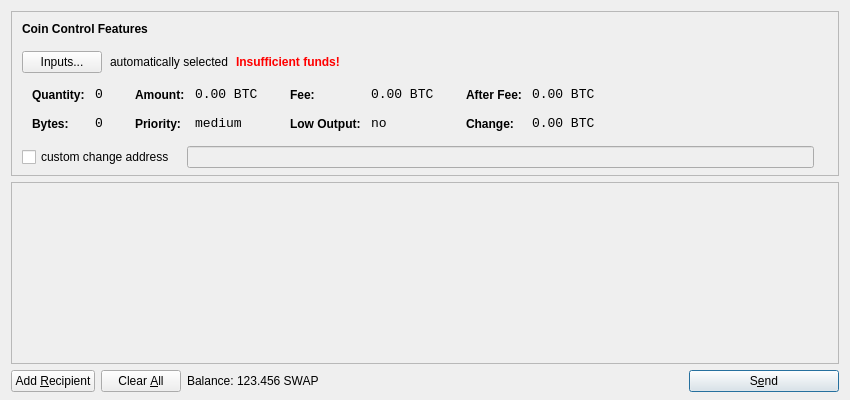
<?xml version="1.0" encoding="UTF-8"?>
<ui version="4.0">
 <class>SendCoinsDialog</class>
 <widget class="QDialog" name="SendCoinsDialog">
  <property name="geometry">
   <rect>
    <x>0</x>
    <y>0</y>
    <width>850</width>
    <height>400</height>
   </rect>
  </property>
  <property name="windowTitle">
   <string>Send Coins</string>
  </property>
  <layout class="QVBoxLayout" name="verticalLayout" stretch="0,1,0">
   <property name="bottomMargin">
    <number>8</number>
   </property>
   <item>
    <widget class="QFrame" name="frameCoinControl">
     <property name="sizePolicy">
      <sizepolicy hsizetype="Expanding" vsizetype="Expanding">
       <horstretch>0</horstretch>
       <verstretch>0</verstretch>
      </sizepolicy>
     </property>
     <property name="maximumSize">
      <size>
       <width>16777215</width>
       <height>16777215</height>
      </size>
     </property>
     <property name="frameShape">
      <enum>QFrame::StyledPanel</enum>
     </property>
     <property name="frameShadow">
      <enum>QFrame::Sunken</enum>
     </property>
     <layout class="QVBoxLayout" name="verticalLayoutCoinControl2">
      <property name="spacing">
       <number>-1</number>
      </property>
      <property name="leftMargin">
       <number>0</number>
      </property>
      <property name="topMargin">
       <number>0</number>
      </property>
      <property name="rightMargin">
       <number>0</number>
      </property>
      <property name="bottomMargin">
       <number>6</number>
      </property>
      <item>
       <layout class="QVBoxLayout" name="verticalLayoutCoinControl" stretch="0,0,0,0,1">
        <property name="spacing">
         <number>0</number>
        </property>
        <property name="leftMargin">
         <number>10</number>
        </property>
        <property name="topMargin">
         <number>10</number>
        </property>
        <item>
         <layout class="QHBoxLayout" name="horizontalLayoutCoinControl1">
          <property name="bottomMargin">
           <number>15</number>
          </property>
          <item>
           <widget class="QLabel" name="labelCoinControlFeatures">
            <property name="sizePolicy">
             <sizepolicy hsizetype="Preferred" vsizetype="Maximum">
              <horstretch>0</horstretch>
              <verstretch>0</verstretch>
             </sizepolicy>
            </property>
            <property name="font">
             <font>
              <weight>75</weight>
              <bold>true</bold>
             </font>
            </property>
            <property name="styleSheet">
             <string notr="true">font-weight:bold;</string>
            </property>
            <property name="text">
             <string>Coin Control Features</string>
            </property>
           </widget>
          </item>
         </layout>
        </item>
        <item>
         <layout class="QHBoxLayout" name="horizontalLayoutCoinControl2" stretch="0,0,0,0">
          <property name="spacing">
           <number>8</number>
          </property>
          <property name="bottomMargin">
           <number>10</number>
          </property>
          <item>
           <widget class="QPushButton" name="pushButtonCoinControl">
            <property name="styleSheet">
             <string notr="true"/>
            </property>
            <property name="text">
             <string>Inputs...</string>
            </property>
           </widget>
          </item>
          <item>
           <widget class="QLabel" name="labelCoinControlAutomaticallySelected">
            <property name="text">
             <string>automatically selected</string>
            </property>
            <property name="margin">
             <number>5</number>
            </property>
           </widget>
          </item>
          <item>
           <widget class="QLabel" name="labelCoinControlInsuffFunds">
            <property name="font">
             <font>
              <weight>75</weight>
              <bold>true</bold>
             </font>
            </property>
            <property name="styleSheet">
             <string notr="true">color:red;font-weight:bold;</string>
            </property>
            <property name="text">
             <string>Insufficient funds!</string>
            </property>
            <property name="margin">
             <number>5</number>
            </property>
           </widget>
          </item>
          <item>
           <spacer name="horizontalSpacerCoinControl">
            <property name="orientation">
             <enum>Qt::Horizontal</enum>
            </property>
            <property name="sizeHint" stdset="0">
             <size>
              <width>40</width>
              <height>1</height>
             </size>
            </property>
           </spacer>
          </item>
         </layout>
        </item>
        <item>
         <widget class="QWidget" name="widgetCoinControl" native="true">
          <property name="sizePolicy">
           <sizepolicy hsizetype="Preferred" vsizetype="Preferred">
            <horstretch>0</horstretch>
            <verstretch>0</verstretch>
           </sizepolicy>
          </property>
          <property name="minimumSize">
           <size>
            <width>0</width>
            <height>0</height>
           </size>
          </property>
          <property name="styleSheet">
           <string notr="true"/>
          </property>
          <layout class="QHBoxLayout" name="horizontalLayoutCoinControl5">
           <property name="margin">
            <number>0</number>
           </property>
           <item>
            <layout class="QHBoxLayout" name="horizontalLayoutCoinControl3" stretch="0,0,0,1">
             <property name="spacing">
              <number>20</number>
             </property>
             <property name="topMargin">
              <number>0</number>
             </property>
             <property name="bottomMargin">
              <number>10</number>
             </property>
             <item>
              <layout class="QFormLayout" name="formLayoutCoinControl1">
               <property name="horizontalSpacing">
                <number>10</number>
               </property>
               <property name="verticalSpacing">
                <number>14</number>
               </property>
               <property name="leftMargin">
                <number>10</number>
               </property>
               <property name="topMargin">
                <number>4</number>
               </property>
               <property name="rightMargin">
                <number>6</number>
               </property>
               <item row="0" column="0">
                <widget class="QLabel" name="labelCoinControlQuantityText">
                 <property name="styleSheet">
                  <string notr="true">font-weight:bold;</string>
                 </property>
                 <property name="text">
                  <string>Quantity:</string>
                 </property>
                 <property name="margin">
                  <number>0</number>
                 </property>
                </widget>
               </item>
               <item row="0" column="1">
                <widget class="QLabel" name="labelCoinControlQuantity">
                 <property name="font">
                  <font>
                   <family>Monospace</family>
                   <pointsize>10</pointsize>
                  </font>
                 </property>
                 <property name="cursor">
                  <cursorShape>IBeamCursor</cursorShape>
                 </property>
                 <property name="contextMenuPolicy">
                  <enum>Qt::ActionsContextMenu</enum>
                 </property>
                 <property name="text">
                  <string notr="true">0</string>
                 </property>
                 <property name="margin">
                  <number>0</number>
                 </property>
                 <property name="textInteractionFlags">
                  <set>Qt::LinksAccessibleByMouse|Qt::TextSelectableByKeyboard|Qt::TextSelectableByMouse</set>
                 </property>
                </widget>
               </item>
               <item row="1" column="0">
                <widget class="QLabel" name="labelCoinControlBytesText">
                 <property name="styleSheet">
                  <string notr="true">font-weight:bold;</string>
                 </property>
                 <property name="text">
                  <string>Bytes:</string>
                 </property>
                </widget>
               </item>
               <item row="1" column="1">
                <widget class="QLabel" name="labelCoinControlBytes">
                 <property name="font">
                  <font>
                   <family>Monospace</family>
                   <pointsize>10</pointsize>
                  </font>
                 </property>
                 <property name="cursor">
                  <cursorShape>IBeamCursor</cursorShape>
                 </property>
                 <property name="contextMenuPolicy">
                  <enum>Qt::ActionsContextMenu</enum>
                 </property>
                 <property name="text">
                  <string notr="true">0</string>
                 </property>
                 <property name="textInteractionFlags">
                  <set>Qt::LinksAccessibleByMouse|Qt::TextSelectableByKeyboard|Qt::TextSelectableByMouse</set>
                 </property>
                </widget>
               </item>
              </layout>
             </item>
             <item>
              <layout class="QFormLayout" name="formLayoutCoinControl2">
               <property name="horizontalSpacing">
                <number>10</number>
               </property>
               <property name="verticalSpacing">
                <number>14</number>
               </property>
               <property name="leftMargin">
                <number>6</number>
               </property>
               <property name="topMargin">
                <number>4</number>
               </property>
               <property name="rightMargin">
                <number>6</number>
               </property>
               <item row="0" column="0">
                <widget class="QLabel" name="labelCoinControlAmountText">
                 <property name="styleSheet">
                  <string notr="true">font-weight:bold;</string>
                 </property>
                 <property name="text">
                  <string>Amount:</string>
                 </property>
                 <property name="margin">
                  <number>0</number>
                 </property>
                </widget>
               </item>
               <item row="0" column="1">
                <widget class="QLabel" name="labelCoinControlAmount">
                 <property name="font">
                  <font>
                   <family>Monospace</family>
                   <pointsize>10</pointsize>
                  </font>
                 </property>
                 <property name="cursor">
                  <cursorShape>IBeamCursor</cursorShape>
                 </property>
                 <property name="contextMenuPolicy">
                  <enum>Qt::ActionsContextMenu</enum>
                 </property>
                 <property name="text">
                  <string notr="true">0.00 BTC</string>
                 </property>
                 <property name="textInteractionFlags">
                  <set>Qt::LinksAccessibleByMouse|Qt::TextSelectableByKeyboard|Qt::TextSelectableByMouse</set>
                 </property>
                </widget>
               </item>
               <item row="1" column="0">
                <widget class="QLabel" name="labelCoinControlPriorityText">
                 <property name="styleSheet">
                  <string notr="true">font-weight:bold;</string>
                 </property>
                 <property name="text">
                  <string>Priority:</string>
                 </property>
                </widget>
               </item>
               <item row="1" column="1">
                <widget class="QLabel" name="labelCoinControlPriority">
                 <property name="font">
                  <font>
                   <family>Monospace</family>
                   <pointsize>10</pointsize>
                  </font>
                 </property>
                 <property name="cursor">
                  <cursorShape>IBeamCursor</cursorShape>
                 </property>
                 <property name="contextMenuPolicy">
                  <enum>Qt::ActionsContextMenu</enum>
                 </property>
                 <property name="text">
                  <string>medium</string>
                 </property>
                 <property name="textInteractionFlags">
                  <set>Qt::LinksAccessibleByMouse|Qt::TextSelectableByKeyboard|Qt::TextSelectableByMouse</set>
                 </property>
                </widget>
               </item>
              </layout>
             </item>
             <item>
              <layout class="QFormLayout" name="formLayoutCoinControl3">
               <property name="horizontalSpacing">
                <number>10</number>
               </property>
               <property name="verticalSpacing">
                <number>14</number>
               </property>
               <property name="leftMargin">
                <number>6</number>
               </property>
               <property name="topMargin">
                <number>4</number>
               </property>
               <property name="rightMargin">
                <number>6</number>
               </property>
               <item row="0" column="0">
                <widget class="QLabel" name="labelCoinControlFeeText">
                 <property name="styleSheet">
                  <string notr="true">font-weight:bold;</string>
                 </property>
                 <property name="text">
                  <string>Fee:</string>
                 </property>
                 <property name="margin">
                  <number>0</number>
                 </property>
                </widget>
               </item>
               <item row="0" column="1">
                <widget class="QLabel" name="labelCoinControlFee">
                 <property name="font">
                  <font>
                   <family>Monospace</family>
                   <pointsize>10</pointsize>
                  </font>
                 </property>
                 <property name="cursor">
                  <cursorShape>IBeamCursor</cursorShape>
                 </property>
                 <property name="contextMenuPolicy">
                  <enum>Qt::ActionsContextMenu</enum>
                 </property>
                 <property name="text">
                  <string notr="true">0.00 BTC</string>
                 </property>
                 <property name="textInteractionFlags">
                  <set>Qt::LinksAccessibleByMouse|Qt::TextSelectableByKeyboard|Qt::TextSelectableByMouse</set>
                 </property>
                </widget>
               </item>
               <item row="1" column="0">
                <widget class="QLabel" name="labelCoinControlLowOutputText">
                 <property name="styleSheet">
                  <string notr="true">font-weight:bold;</string>
                 </property>
                 <property name="text">
                  <string>Low Output:</string>
                 </property>
                </widget>
               </item>
               <item row="1" column="1">
                <widget class="QLabel" name="labelCoinControlLowOutput">
                 <property name="font">
                  <font>
                   <family>Monospace</family>
                   <pointsize>10</pointsize>
                  </font>
                 </property>
                 <property name="cursor">
                  <cursorShape>IBeamCursor</cursorShape>
                 </property>
                 <property name="contextMenuPolicy">
                  <enum>Qt::ActionsContextMenu</enum>
                 </property>
                 <property name="text">
                  <string>no</string>
                 </property>
                 <property name="textInteractionFlags">
                  <set>Qt::LinksAccessibleByMouse|Qt::TextSelectableByKeyboard|Qt::TextSelectableByMouse</set>
                 </property>
                </widget>
               </item>
              </layout>
             </item>
             <item>
              <layout class="QFormLayout" name="formLayoutCoinControl4">
               <property name="horizontalSpacing">
                <number>10</number>
               </property>
               <property name="verticalSpacing">
                <number>14</number>
               </property>
               <property name="leftMargin">
                <number>6</number>
               </property>
               <property name="topMargin">
                <number>4</number>
               </property>
               <property name="rightMargin">
                <number>6</number>
               </property>
               <item row="0" column="0">
                <widget class="QLabel" name="labelCoinControlAfterFeeText">
                 <property name="styleSheet">
                  <string notr="true">font-weight:bold;</string>
                 </property>
                 <property name="text">
                  <string>After Fee:</string>
                 </property>
                 <property name="margin">
                  <number>0</number>
                 </property>
                </widget>
               </item>
               <item row="0" column="1">
                <widget class="QLabel" name="labelCoinControlAfterFee">
                 <property name="font">
                  <font>
                   <family>Monospace</family>
                   <pointsize>10</pointsize>
                  </font>
                 </property>
                 <property name="cursor">
                  <cursorShape>IBeamCursor</cursorShape>
                 </property>
                 <property name="contextMenuPolicy">
                  <enum>Qt::ActionsContextMenu</enum>
                 </property>
                 <property name="text">
                  <string notr="true">0.00 BTC</string>
                 </property>
                 <property name="textInteractionFlags">
                  <set>Qt::LinksAccessibleByMouse|Qt::TextSelectableByKeyboard|Qt::TextSelectableByMouse</set>
                 </property>
                </widget>
               </item>
               <item row="1" column="0">
                <widget class="QLabel" name="labelCoinControlChangeText">
                 <property name="styleSheet">
                  <string notr="true">font-weight:bold;</string>
                 </property>
                 <property name="text">
                  <string>Change:</string>
                 </property>
                </widget>
               </item>
               <item row="1" column="1">
                <widget class="QLabel" name="labelCoinControlChange">
                 <property name="font">
                  <font>
                   <family>Monospace</family>
                   <pointsize>10</pointsize>
                  </font>
                 </property>
                 <property name="cursor">
                  <cursorShape>IBeamCursor</cursorShape>
                 </property>
                 <property name="contextMenuPolicy">
                  <enum>Qt::ActionsContextMenu</enum>
                 </property>
                 <property name="text">
                  <string notr="true">0.00 BTC</string>
                 </property>
                 <property name="textInteractionFlags">
                  <set>Qt::LinksAccessibleByMouse|Qt::TextSelectableByKeyboard|Qt::TextSelectableByMouse</set>
                 </property>
                </widget>
               </item>
              </layout>
             </item>
            </layout>
           </item>
          </layout>
         </widget>
        </item>
        <item>
         <layout class="QHBoxLayout" name="horizontalLayoutCoinControl4" stretch="0,0,0">
          <property name="spacing">
           <number>12</number>
          </property>
          <property name="sizeConstraint">
           <enum>QLayout::SetDefaultConstraint</enum>
          </property>
          <property name="topMargin">
           <number>5</number>
          </property>
          <property name="rightMargin">
           <number>5</number>
          </property>
          <item>
           <widget class="QCheckBox" name="checkBoxCoinControlChange">
            <property name="text">
             <string>custom change address</string>
            </property>
           </widget>
          </item>
          <item>
           <widget class="QLineEdit" name="lineEditCoinControlChange">
            <property name="enabled">
             <bool>false</bool>
            </property>
            <property name="sizePolicy">
             <sizepolicy hsizetype="Expanding" vsizetype="Fixed">
              <horstretch>0</horstretch>
              <verstretch>0</verstretch>
             </sizepolicy>
            </property>
           </widget>
          </item>
          <item>
           <widget class="QLabel" name="labelCoinControlChangeLabel">
            <property name="sizePolicy">
             <sizepolicy hsizetype="Preferred" vsizetype="Expanding">
              <horstretch>0</horstretch>
              <verstretch>0</verstretch>
             </sizepolicy>
            </property>
            <property name="minimumSize">
             <size>
              <width>0</width>
              <height>0</height>
             </size>
            </property>
            <property name="text">
             <string/>
            </property>
            <property name="margin">
             <number>3</number>
            </property>
           </widget>
          </item>
         </layout>
        </item>
        <item>
         <spacer name="verticalSpacerCoinControl">
          <property name="orientation">
           <enum>Qt::Vertical</enum>
          </property>
          <property name="sizeHint" stdset="0">
           <size>
            <width>800</width>
            <height>1</height>
           </size>
          </property>
         </spacer>
        </item>
       </layout>
      </item>
     </layout>
    </widget>
   </item>
   <item>
    <widget class="QScrollArea" name="scrollArea">
     <property name="widgetResizable">
      <bool>true</bool>
     </property>
     <widget class="QWidget" name="scrollAreaWidgetContents">
      <property name="geometry">
       <rect>
        <x>0</x>
        <y>0</y>
        <width>830</width>
        <height>165</height>
       </rect>
      </property>
      <layout class="QVBoxLayout" name="verticalLayout_2">
       <property name="margin">
        <number>0</number>
       </property>
       <item>
        <layout class="QVBoxLayout" name="entries">
         <property name="spacing">
          <number>6</number>
         </property>
        </layout>
       </item>
       <item>
        <spacer name="verticalSpacer">
         <property name="orientation">
          <enum>Qt::Vertical</enum>
         </property>
         <property name="sizeHint" stdset="0">
          <size>
           <width>20</width>
           <height>40</height>
          </size>
         </property>
        </spacer>
       </item>
      </layout>
     </widget>
    </widget>
   </item>
   <item>
    <layout class="QHBoxLayout" name="horizontalLayout">
     <item>
      <widget class="QPushButton" name="addButton">
       <property name="toolTip">
        <string>Send to multiple recipients at once</string>
       </property>
       <property name="text">
        <string>Add &amp;Recipient</string>
       </property>
       <property name="icon">
        <iconset resource="../bitcoin.qrc">
         <normaloff>:/icons/add</normaloff>:/icons/add</iconset>
       </property>
       <property name="autoDefault">
        <bool>false</bool>
       </property>
      </widget>
     </item>
     <item>
      <widget class="QPushButton" name="clearButton">
       <property name="sizePolicy">
        <sizepolicy hsizetype="Minimum" vsizetype="Fixed">
         <horstretch>0</horstretch>
         <verstretch>0</verstretch>
        </sizepolicy>
       </property>
       <property name="toolTip">
        <string>Remove all transaction fields</string>
       </property>
       <property name="text">
        <string>Clear &amp;All</string>
       </property>
       <property name="icon">
        <iconset resource="../bitcoin.qrc">
         <normaloff>:/icons/remove</normaloff>:/icons/remove</iconset>
       </property>
       <property name="autoRepeatDelay">
        <number>300</number>
       </property>
       <property name="autoDefault">
        <bool>false</bool>
       </property>
      </widget>
     </item>
     <item>
      <layout class="QHBoxLayout" name="horizontalLayout_2">
       <property name="spacing">
        <number>3</number>
       </property>
       <item>
        <widget class="QLabel" name="label">
         <property name="text">
          <string>Balance:</string>
         </property>
        </widget>
       </item>
       <item>
        <widget class="QLabel" name="labelBalance">
         <property name="cursor">
          <cursorShape>IBeamCursor</cursorShape>
         </property>
         <property name="text">
          <string>123.456 SWAP</string>
         </property>
         <property name="textInteractionFlags">
          <set>Qt::LinksAccessibleByMouse|Qt::TextSelectableByKeyboard|Qt::TextSelectableByMouse</set>
         </property>
        </widget>
       </item>
      </layout>
     </item>
     <item>
      <spacer name="horizontalSpacer">
       <property name="orientation">
        <enum>Qt::Horizontal</enum>
       </property>
       <property name="sizeHint" stdset="0">
        <size>
         <width>40</width>
         <height>20</height>
        </size>
       </property>
      </spacer>
     </item>
     <item>
      <widget class="QPushButton" name="sendButton">
       <property name="minimumSize">
        <size>
         <width>150</width>
         <height>0</height>
        </size>
       </property>
       <property name="toolTip">
        <string>Confirm the send action</string>
       </property>
       <property name="text">
        <string>S&amp;end</string>
       </property>
       <property name="icon">
        <iconset resource="../bitcoin.qrc">
         <normaloff>:/icons/send</normaloff>:/icons/send</iconset>
       </property>
       <property name="default">
        <bool>true</bool>
       </property>
      </widget>
     </item>
    </layout>
   </item>
  </layout>
 </widget>
 <resources>
  <include location="../bitcoin.qrc"/>
 </resources>
 <connections/>
</ui>
